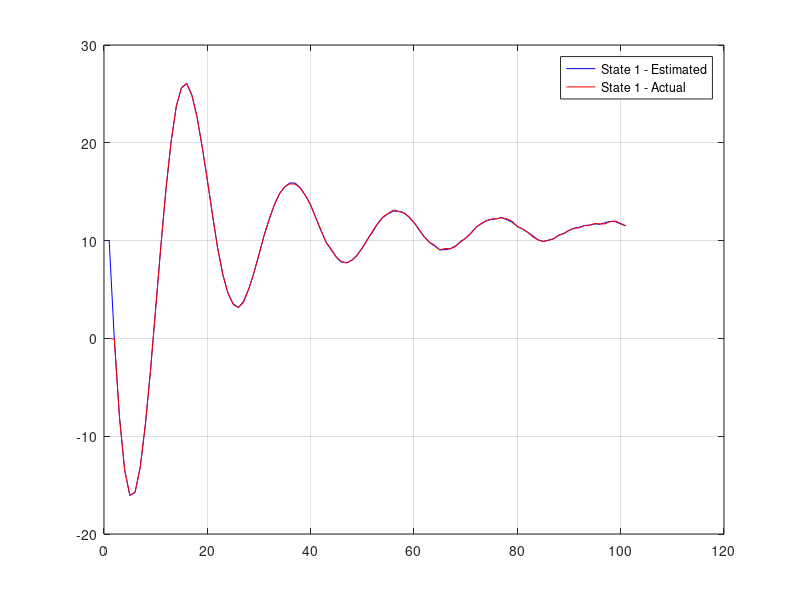
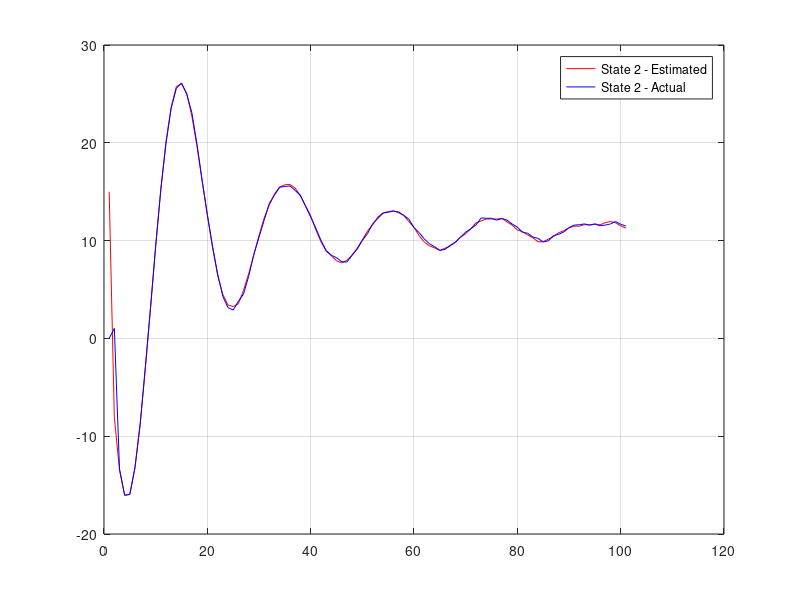
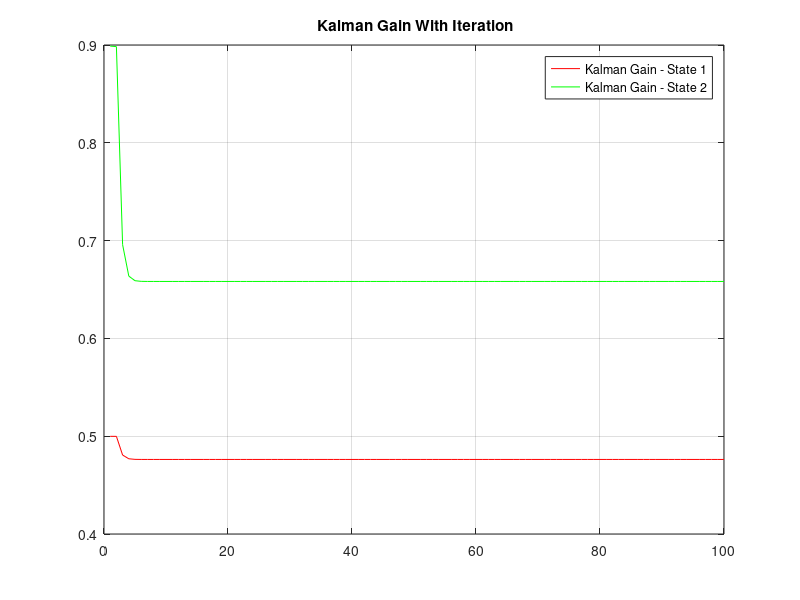

Write the MATLAB code that produced these figures, in order. (Note: this script raises an error after producing the figures.)
clc;
clear all;
close all;

A=[0     1                                                                      % State space description of system 
   -0.89 1.8];
B=[0 
   1]; 
u=ones(100,1); 
H=[2 0]; 
x(:,1)=[0;0]; 
X_time_mes(:,1)=[10
                 15];                                                            %initial wrong estimate of states 
P=100*eye(2);                                                                    %initial guess of error covariance 
P_cov(:,1)=diag(P); 
G=eye(2);
Mean=.1*eye(2);
Var=.1; 

%% Implement DT Kalman Filter
for i=1:100 
    x(:,i+1) = A * x(:,i) + B * u(i) + 0.1*randn(2,1);                           % system at time i+1     
    z(i+1) = H * x(:,i+1) + Var * randn;                                         %measurement at i+1     
    x_copy(:,i+1) = x(:,i+1);  
    
    X_time_update(:,i+1) = A * X_time_mes(:,i) + B * u(i);                       %Time Update state at i+1     
    P = A * P * A' + Mean * (G * G)';                                            %Time Update Error Covariance      
    P_error_cov(:,i+1) = diag(P);                                                
    
    P = P - P * H' * 1/(H * P * H' + Var) * H * P;                               %Cov Measurement Update 
    P_updated_cov(:,i+1) = diag(P);                                              %track time updated dovariance 
    
    KalmanGain = P * H' * 1/(Var);                                               %Kalman Gain 
    Kalman_Gain_update(:,i)=KalmanGain;                                          %Record kalman gain 
    X_time_mes(:,i+1) = X_time_update(:,i+1) + KalmanGain * (z(i+1) - H * X_time_update(:,i+1));     %Measurement Update 
    
    x(:,i+1)=X_time_mes(:,i+1);                                                  %Feedback of updated state 
end
%% Plot the states Estimates and the Actual states
t=1:101; 
figure (1)
plot(t,X_time_mes(1,:),'b');
hold on;
plot(t,x_copy(1,:),'r')
hold on;
grid on;
legend('State 1 - Estimated','State 1 - Actual') 

figure (2)
plot(t,X_time_mes(2,:),'r');
hold on
plot(t,x_copy(2,:),'b');
grid on;
hold on;
legend('State 2 - Estimated','State 2 - Actual') 

figure(3)
plot(t(1:100),Kalman_Gain_update(1,:),'r');
hold on;
grid on;
plot(t(1:100),Kalman_Gain_update(2,:),'g');
grid on;
hold on;
legend('Kalman Gain - State 1','Kalman Gain - State 2');
title(' Kalman Gain With Iteration') 
 
[M,P,Z,E] = dlqe(A,G,H,Mean,Var);
M = 'The value of gain by Steady State Solution is' 
M
%Simulation of system 
    X_time_update(:,i+1) = A * X_time_mes(:,i) + B * u(i);                                  %Time Update state at i+1    
    X_time_mes(:,i+1) = X_time_update(:,i+1) + M * (z(i+1) - H * X_time_update(:,i+1));     %Measurement Update end 

figure (4)
plot(t,X_time_mes(1,:),'r',t,x(1,:),'b');
grid on;
hold on;
legend('State 1 - Estimated','State 1 - Actual ') 
title('Fixed Kalman Gain : State 1'); 

Figure(5)
plot(t,X_time_mes(2,:),'r');
grid on;
hold on;
plot(t,x(2,:),'b');
grid on;
hold on;
legend('State 2 - Estimated','State 2 - Actual ') 
title('Fixed Kalman Gain : State 2') 

clear P
P=1000*eye(2);
for i=1:40 %some arbitrary number of Iterations to get the solution converged
P=A*P*A'+Q*G*G';
P=P-P*H'*inv(H*P*H'+Var)*H*P;
end
KG_Iteration=P*H'*inv(Var)
